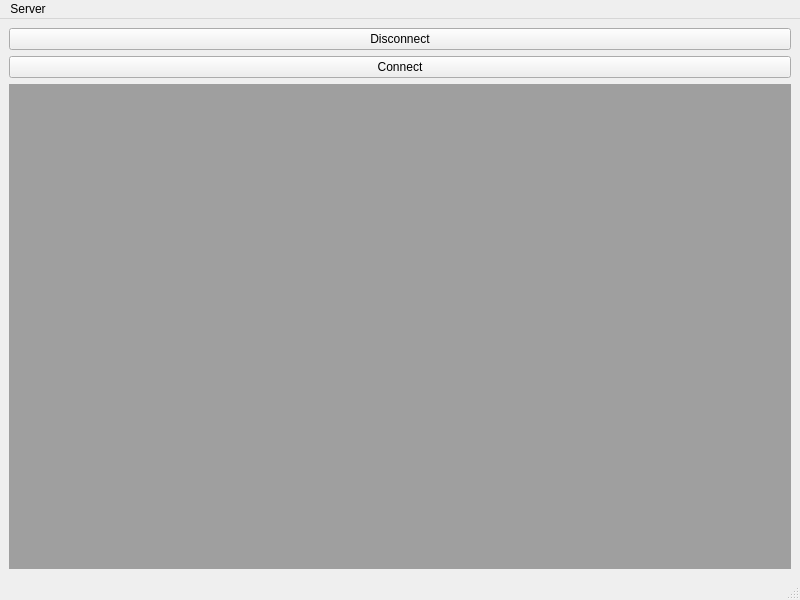
<?xml version="1.0" encoding="UTF-8"?>
<ui version="4.0">
 <class>MainWindow</class>
 <widget class="QMainWindow" name="MainWindow">
  <property name="geometry">
   <rect>
    <x>0</x>
    <y>0</y>
    <width>800</width>
    <height>600</height>
   </rect>
  </property>
  <property name="windowTitle">
   <string>MainWindow</string>
  </property>
  <widget class="QWidget" name="centralwidget">
   <layout class="QGridLayout" name="gridLayout">
    <item row="4" column="0">
     <widget class="QMdiArea" name="mdiArea">
      <widget class="QWidget" name="subwindow">
       <property name="windowTitle">
        <string>Subwindow</string>
       </property>
       <property name="layoutDirection">
        <enum>Qt::LeftToRight</enum>
       </property>
       <widget class="QTextEdit" name="editor_Window">
        <property name="geometry">
         <rect>
          <x>0</x>
          <y>10</y>
          <width>471</width>
          <height>281</height>
         </rect>
        </property>
       </widget>
       <widget class="QLineEdit" name="text_Input">
        <property name="geometry">
         <rect>
          <x>0</x>
          <y>300</y>
          <width>471</width>
          <height>27</height>
         </rect>
        </property>
       </widget>
       <widget class="QListWidget" name="nick_List">
        <property name="geometry">
         <rect>
          <x>480</x>
          <y>10</y>
          <width>121</width>
          <height>311</height>
         </rect>
        </property>
       </widget>
      </widget>
     </widget>
    </item>
    <item row="2" column="0">
     <widget class="QPushButton" name="button_Connect">
      <property name="text">
       <string>Connect</string>
      </property>
     </widget>
    </item>
    <item row="1" column="0">
     <widget class="QPushButton" name="button_Disconnect">
      <property name="text">
       <string>Disconnect</string>
      </property>
     </widget>
    </item>
   </layout>
  </widget>
  <widget class="QMenuBar" name="menubar">
   <property name="geometry">
    <rect>
     <x>0</x>
     <y>0</y>
     <width>800</width>
     <height>25</height>
    </rect>
   </property>
   <widget class="QMenu" name="menuServer">
    <property name="title">
     <string>Server</string>
    </property>
    <addaction name="actionConnect"/>
    <addaction name="actionDisconnect"/>
   </widget>
   <addaction name="menuServer"/>
  </widget>
  <widget class="QStatusBar" name="statusbar"/>
  <action name="actionConnect">
   <property name="text">
    <string>Connect</string>
   </property>
  </action>
  <action name="actionDisconnect">
   <property name="text">
    <string>Disconnect</string>
   </property>
  </action>
 </widget>
 <resources/>
 <connections/>
</ui>
